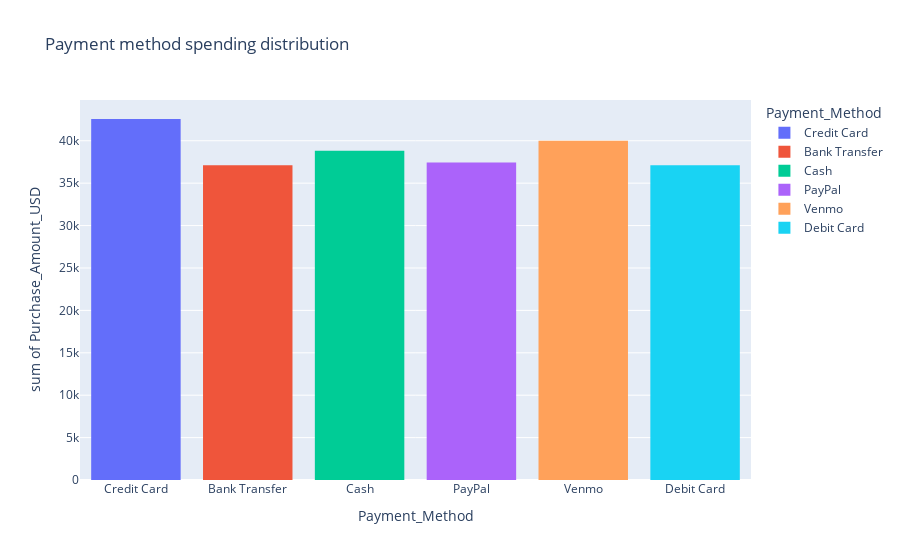

Notebook code cell kept with this figure:
### Code cell
px.histogram(df_cln, x='Payment_Method', y='Purchase_Amount_USD', color='Payment_Method', title='Payment method spending distribution')

### Figure 1 — Plotly figure (JSON) as saved in the notebook; plotly's stock layout.template omitted (floating-point values rounded to 4 significant figures; data arrays with more than 128 entries replaced by an {"elided": "..."} marker saying what was removed)
{"data": [{"bingroup": "x", "histfunc": "sum", "hovertemplate": "Payment_Method=%{x}<br>sum of Purchase_Amount_USD=%{y}<extra></extra>", "legendgroup": "Credit Card", "marker": {"color": "#636efa", "pattern": {"shape": ""}}, "name": "Credit Card", "orientation": "v", "showlegend": true, "type": "histogram", "x": {"elided": "696 str values"}, "xaxis": "x", "y": {"elided": "696 int values"}, "yaxis": "y"}, {"bingroup": "x", "histfunc": "sum", "hovertemplate": "Payment_Method=%{x}<br>sum of Purchase_Amount_USD=%{y}<extra></extra>", "legendgroup": "Bank Transfer", "marker": {"color": "#EF553B", "pattern": {"shape": ""}}, "name": "Bank Transfer", "orientation": "v", "showlegend": true, "type": "histogram", "x": {"elided": "632 str values"}, "xaxis": "x", "y": {"elided": "632 int values"}, "yaxis": "y"}, {"bingroup": "x", "histfunc": "sum", "hovertemplate": "Payment_Method=%{x}<br>sum of Purchase_Amount_USD=%{y}<extra></extra>", "legendgroup": "Cash", "marker": {"color": "#00cc96", "pattern": {"shape": ""}}, "name": "Cash", "orientation": "v", "showlegend": true, "type": "histogram", "x": {"elided": "648 str values"}, "xaxis": "x", "y": {"elided": "648 int values"}, "yaxis": "y"}, {"bingroup": "x", "histfunc": "sum", "hovertemplate": "Payment_Method=%{x}<br>sum of Purchase_Amount_USD=%{y}<extra></extra>", "legendgroup": "PayPal", "marker": {"color": "#ab63fa", "pattern": {"shape": ""}}, "name": "PayPal", "orientation": "v", "showlegend": true, "type": "histogram", "x": {"elided": "638 str values"}, "xaxis": "x", "y": {"elided": "638 int values"}, "yaxis": "y"}, {"bingroup": "x", "histfunc": "sum", "hovertemplate": "Payment_Method=%{x}<br>sum of Purchase_Amount_USD=%{y}<extra></extra>", "legendgroup": "Venmo", "marker": {"color": "#FFA15A", "pattern": {"shape": ""}}, "name": "Venmo", "orientation": "v", "showlegend": true, "type": "histogram", "x": {"elided": "653 str values"}, "xaxis": "x", "y": {"elided": "653 int values"}, "yaxis": "y"}, {"bingroup": "x", "histfunc": "sum", "hovertemplate": "Payment_Method=%{x}<br>sum of Purchase_Amount_USD=%{y}<extra></extra>", "legendgroup": "Debit Card", "marker": {"color": "#19d3f3", "pattern": {"shape": ""}}, "name": "Debit Card", "orientation": "v", "showlegend": true, "type": "histogram", "x": {"elided": "633 str values"}, "xaxis": "x", "y": {"elided": "633 int values"}, "yaxis": "y"}], "layout": {"barmode": "relative", "legend": {"title": {"text": "Payment_Method"}, "tracegroupgap": 0}, "title": {"text": "Payment method spending distribution"}, "xaxis": {"anchor": "y", "categoryarray": ["Credit Card", "Bank Transfer", "Cash", "PayPal", "Venmo", "Debit Card"], "categoryorder": "array", "domain": [0, 1], "title": {"text": "Payment_Method"}}, "yaxis": {"anchor": "x", "domain": [0, 1], "title": {"text": "sum of Purchase_Amount_USD"}}}}
